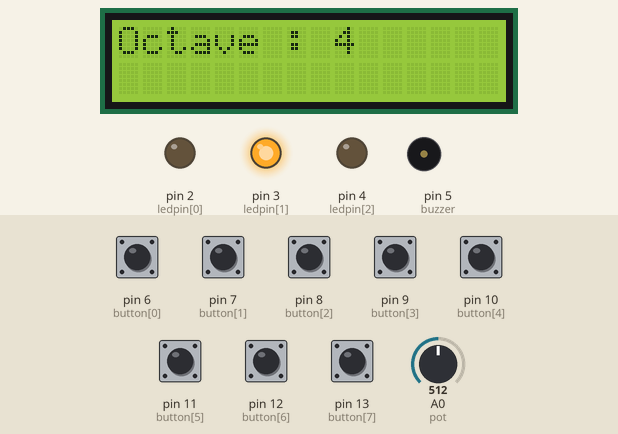
Recording of a sketch running on a simulated Arduino Nano, built with avr-gcc and run on an emulated ATmega328P. On the bench: 16×2 character LCD, output pins drawn as LEDs (lit = HIGH), buzzer (waves = sounding). The test bench sets the inputs (shaded band); at power-on: pin 6 (button[0]), pin 7 (button[1]), pin 8 (button[2]), pin 9 (button[3]), pin 10 (button[4]), pin 11 (button[5]), pin 12 (button[6]), pin 13 (button[7]) HIGH, A0 (pot) = 512.

Above: at 1.2 s.
1.3 s: pin 6 (button[0]) pulled LOW for 0.15 s
At 2.6 s:
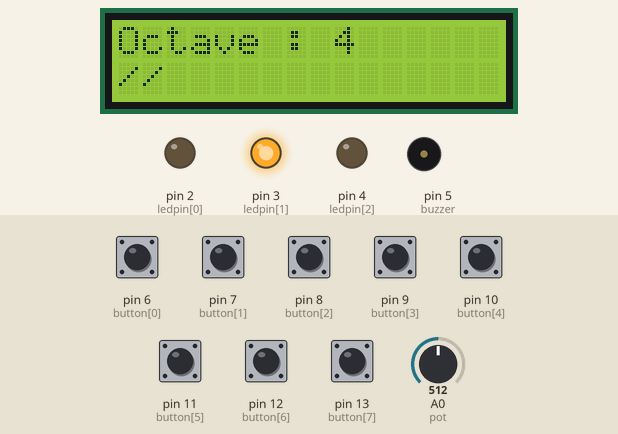
2.9 s: pin 7 (button[1]) pulled LOW for 0.15 s
At 4.2 s:
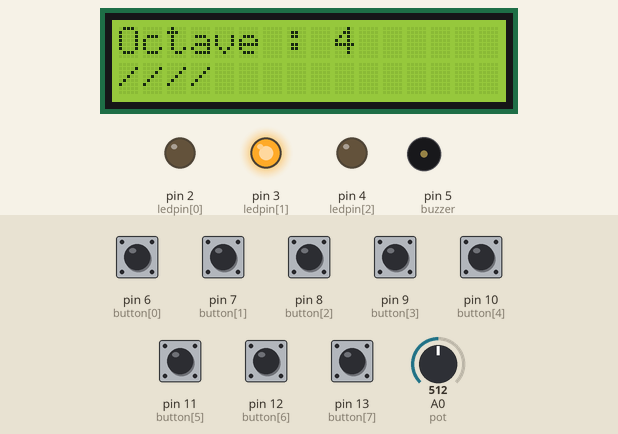
4.5 s: pin 8 (button[2]) pulled LOW for 0.15 s
At 5.4 s:
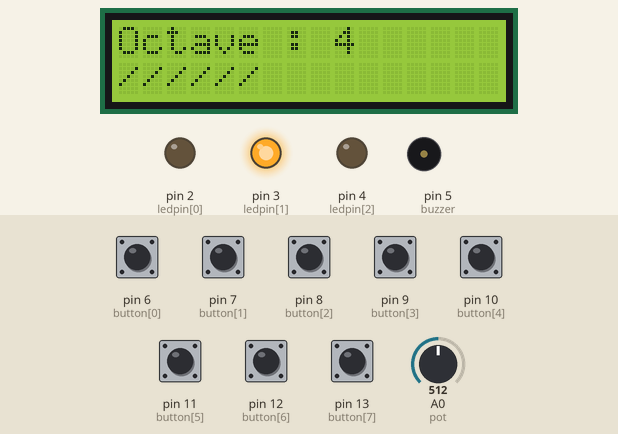
6.1 s: pin 9 (button[3]) pulled LOW for 0.15 s
At 6.6 s:
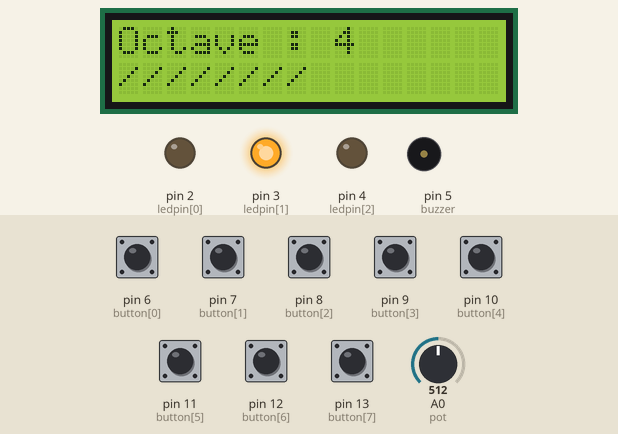
7.7 s: pin 10 (button[4]) pulled LOW for 0.15 s
At 9.0 s:
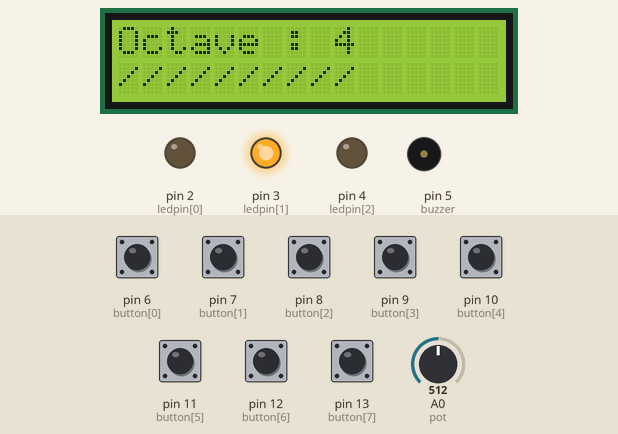
9.3 s: pin 11 (button[5]) pulled LOW for 0.15 s
At 10.3 s:
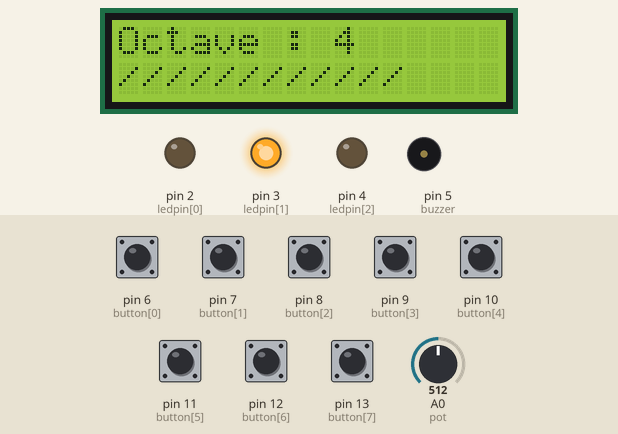
Timing chart, 0 to 11.9 s (numbered marks = the images above; inputs shaded):
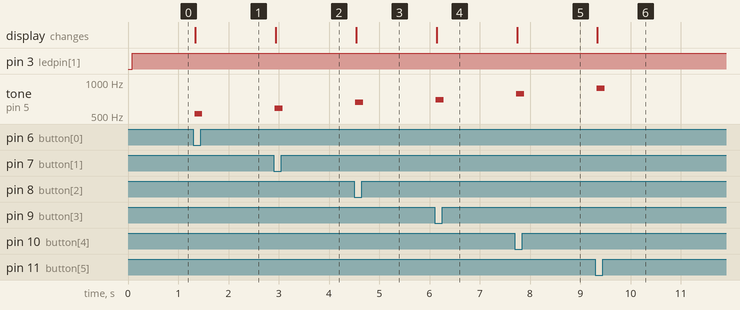

Measured:
- after the input at 1.3 s, tone on pin 5 (buzzer): silent → 523 Hz at once, → silent 0.16 s later; the display: changes at once (image 1)
- after the input at 2.9 s, tone on pin 5 (buzzer): silent → 587 Hz at once, → silent 0.16 s later; the display: changes at once (image 2)
- after the input at 4.5 s, tone on pin 5 (buzzer): silent → 659 Hz at once, → silent 0.16 s later; the display: changes at once (image 3)
- after the input at 6.1 s, tone on pin 5 (buzzer): silent → 698 Hz at once, → silent 0.16 s later; the display: changes at once (image 4)
- after the input at 7.7 s, tone on pin 5 (buzzer): silent → 784 Hz at once, → silent 0.16 s later; the display: changes at once (image 5)
- after the input at 9.3 s, tone on pin 5 (buzzer): silent → 880 Hz at once, → silent 0.16 s later; the display: changes at once (image 6)

The sketch:

final_project.ino
```cpp
#include <Wire.h>
#include <LiquidCrystal_I2C.h>
LiquidCrystal_I2C lcd(0x27, 16, 2);

#define C3 131
#define D3 147
#define E3 165
#define F3 175
#define G3 196
#define A3 220
#define B3 247

#define C4 261
#define D4 294
#define E4 330
#define F4 349
#define G4 392
#define A4 440
#define B4 494

#define C5 523
#define D5 587
#define E5 659
#define F5 698
#define G5 784
#define A5 880
#define B5 988

#define C6 1046
#define D6 1175
#define E6 1318
#define F6 1397
#define G6 1568
#define A6 1760
#define B6 1975
#define C7 2093

int ledpin[] = {2, 3, 4};
int buzzer = 5;
int button[] = {6, 7, 8, 9, 10, 11, 12, 13};
int pot = A0;
int tone_height;
int tone_f[][8] = {{C3, D3, E3, F3, G3, A3, B3, C4}, {C4, D4, E4, F4, G4, A4, B4, C5}, {C5, D5, E5, F5, G5, A5, B5, C6}, {C6, D6, E6, F6, G6, A6, B6, C7}};
boolean b1;
boolean b2;
boolean b3;
boolean b4;
boolean b5;
boolean b6;
boolean b7;
boolean b8;
String text;

void setup() {
  lcd.init();
  lcd.backlight();
  lcd.clear();
  pinMode(ledpin[0], OUTPUT);
  pinMode(ledpin[1], OUTPUT);
  pinMode(ledpin[2], OUTPUT);
  pinMode(buzzer, OUTPUT);
  pinMode(button[0], INPUT_PULLUP);
  pinMode(button[1], INPUT_PULLUP);
  pinMode(button[2], INPUT_PULLUP);
  pinMode(button[3], INPUT_PULLUP);
  pinMode(button[4], INPUT_PULLUP);
  pinMode(button[5], INPUT_PULLUP);
  pinMode(button[6], INPUT_PULLUP);
  pinMode(button[7], INPUT_PULLUP);
  Serial.begin(9600);

}

void playTone(int tone_height)
{
  if ( b1 == LOW)
  {
    tone(buzzer, tone_f[tone_height][0]);
    text = "//              ";
    tone_lcd_print(text);

  }
  else if ( b2 == LOW)
  {
    tone(buzzer, tone_f[tone_height][1]);
    text = "////            ";
    tone_lcd_print(text);
  }
  else if ( b3 == LOW)
  {
    tone(buzzer, tone_f[tone_height][2]);
    text = "//////          ";
    tone_lcd_print(text);
  }
  else if ( b4 == LOW)
  {
    tone(buzzer, tone_f[tone_height][3]);
    text = "////////        ";
    tone_lcd_print(text);
  }
  else if ( b5 == LOW)
  {
    tone(buzzer, tone_f[tone_height][4]);
    text = "//////////      ";
    tone_lcd_print(text);
  }
  else if ( b6 == LOW)
  {
    tone(buzzer, tone_f[tone_height][5]);
    text = "////////////    ";
    tone_lcd_print(text);
  }
  else if ( b7 == LOW)
  {
    tone(buzzer, tone_f[tone_height][6]);
    text = "//////////////  ";
    tone_lcd_print(text);
  }
  else if ( b8 == LOW)
  {
    tone(buzzer, tone_f[tone_height][7]);
    text = "////////////////";
    tone_lcd_print(text);
  }
  else
  {
    noTone(buzzer);
  }

}

void tone_lcd_print(String text) {

  lcd.setCursor(0, 1);
  lcd.print(text);

}


void loop() {

  b1 = digitalRead(button[0]);
  b2 = digitalRead(button[1]);
  b3 = digitalRead(button[2]);
  b4 = digitalRead(button[3]);
  b5 = digitalRead(button[4]);
  b6 = digitalRead(button[5]);
  b7 = digitalRead(button[6]);
  b8 = digitalRead(button[7]);
  int potValue = analogRead(pot);
  potValue = map(potValue, 0, 1023, 0, 1000);

  if ( potValue < 250 )
  {
    tone_height = 0;
    lcd.setCursor(0, 0);
    lcd.print("Octave : 2      ");
    digitalWrite(ledpin[0], LOW);
    digitalWrite(ledpin[1], LOW);
    digitalWrite(ledpin[2], LOW);
    playTone(tone_height);


  }
  else if ( potValue < 500 )
  {
    tone_height = 1;
    lcd.setCursor(0, 0);
    lcd.print("Octave : 3      ");
    digitalWrite(ledpin[0], HIGH);
    digitalWrite(ledpin[1], LOW);
    digitalWrite(ledpin[2], LOW);
    playTone(tone_height);
  }
  else if ( potValue < 750 )
  {
    tone_height = 2;
    lcd.setCursor(0, 0);
    lcd.print("Octave : 4      ");
    digitalWrite(ledpin[0], LOW);
    digitalWrite(ledpin[1], HIGH);
    digitalWrite(ledpin[2], LOW);
    playTone(tone_height);
  }
  else
  {
    tone_height = 3;
    lcd.setCursor(0, 0);
    lcd.print("Octave : 5      ");
    digitalWrite(ledpin[0], LOW);
    digitalWrite(ledpin[1], LOW);
    digitalWrite(ledpin[2], HIGH);
    playTone(tone_height);
  }


}
```
